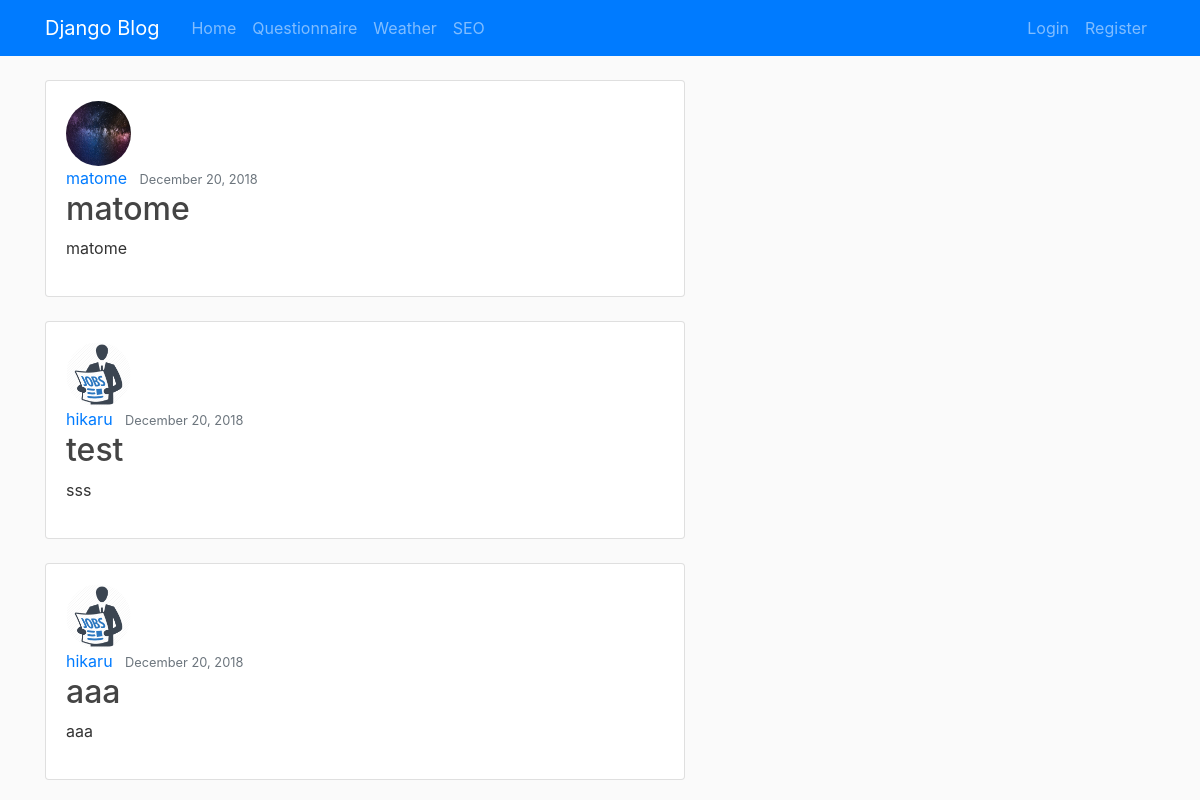
The page / on the database its author committed.
### write/models.py (models this page shows, shortened)
class Post(models.Model):
    title = models.CharField(max_length=100)
    content = models.TextField()
    date_posted = models.DateTimeField(default=timezone.now)
    author = models.ForeignKey(User, on_delete=models.CASCADE)

### users/models.py (models this page shows, shortened)
class Profile(models.Model):
    user = models.OneToOneField(User, on_delete=models.CASCADE)
    image = models.ImageField(default='default.jpg', upload_to='profile_pics')

### write/views.py (the view)
# urls.py: path('', PostListView.as_view(), name='write-home'),
class PostListView(ListView):
    model = Post
    template_name = 'write/home.html'
    context_object_name = 'posts'
    ordering = ['-date_posted']
    paginate_by = 5

### write/templates/write/home.html (shortened to what this page needs)
{% extends "write/base.html" %}
{% block content %}
{% for post in posts %}
{%load static %}
<div class="card mb-4" style="width: 40rem;">
        <div class="card-body">
            <img class="rounded-circle article-img" src="{{ post.author.profile.image.url }}" width="100" height="100">
            <div><a class="mr-2" href="{% url 'user-posts' post.author.username %}">{{ post.author }}</a>
                <small class="text-muted">{{ post.date_posted|date:"F d, Y" }}</small>
            </div>
            <h2><a class="article-title" href="{% url 'post-detail' post.id %}">{{ post.title }}</a></h2>
            <p class="article-content">{{ post.content }}</p>
        </div>
</div>
{% endfor %}
{% endblock content %}

### write/templates/write/base.html (shortened to what this page needs)
{% load static %}
<!DOCTYPE html>
<html lang="en">
<head>
    <link rel="stylesheet" href="https://maxcdn.bootstrapcdn.com/bootstrap/4.0.0/css/bootstrap.min.css"
>
    <link rel="stylesheet" type='text/css' href="{% static 'write/main.css' %}">
</head>
<body>
    <nav class="navbar navbar-expand-lg navbar-dark bg-primary fixed-top">
        <div class="container">
            <a class="navbar-brand mr-4" href="{% url 'write-home' %}">Django Blog</a>
            <div class="collapse navbar-collapse" id="navbarToggle">
                <div class="navbar-nav mr-auto">
                    <a class="nav-item nav-link" href="{% url 'write-home' %}">Home</a>
                    <a class="nav-item nav-link" href="{% url 'index' %}">Questionnaire</a>
                    <a class="nav-item nav-link" href="{% url 'rest' %}">Weather</a>
                    <a class="nav-item nav-link" href="{% url 'seo' %}">SEO</a>
                </div>
                <div class="navbar-nav">
                    {% if user.is_authenticated %}
                    <a class="nav-item nav-link" href="{% url 'post-create' %}">New Post</a>
                    <a class="nav-item nav-link" href="{% url 'profile' %}">{{user.username }}</a>
                    <a class="nav-item nav-link" href="{% url 'logout' %}">Logout</a>
                    {% else %}
                    <a class="nav-item nav-link" href="{% url 'login' %}">Login</a>
                    <a class="nav-item nav-link" href="{% url 'register' %}">Register</a>
                    {% endif %}
                </div>
            </div>
        </div>
    </nav>
    <main role="main" class="container">
        <div class="row">
            <div class="col-md-8">
                {% block content %}{% endblock %}
            </div>
        </div>
    </main>
</body>
</html>

### write/static/write/main.css (style rules this page uses)
body { background: #fafafa; color: #333333; margin-top: 5rem; }
h1, h2, h3, h4, h5, h6 { color: #444444; width: 100%; height: 100%; }
.article-title { color: #444444; }
.article-content { white-space: pre-line; }
.article-img { height: 65px; width: 65px; margin-right: 16px; }

### rows shown on the page
Post: author.profile.image (picture), author "matome", date_posted "December 20, 2018", title "matome", content "matome"
Post: author.profile.image (picture), author "hikaru", date_posted "December 20, 2018", title "test", content "sss"
Post: author.profile.image (picture), author "hikaru", date_posted "December 20, 2018", title "aaa", content "aaa"
